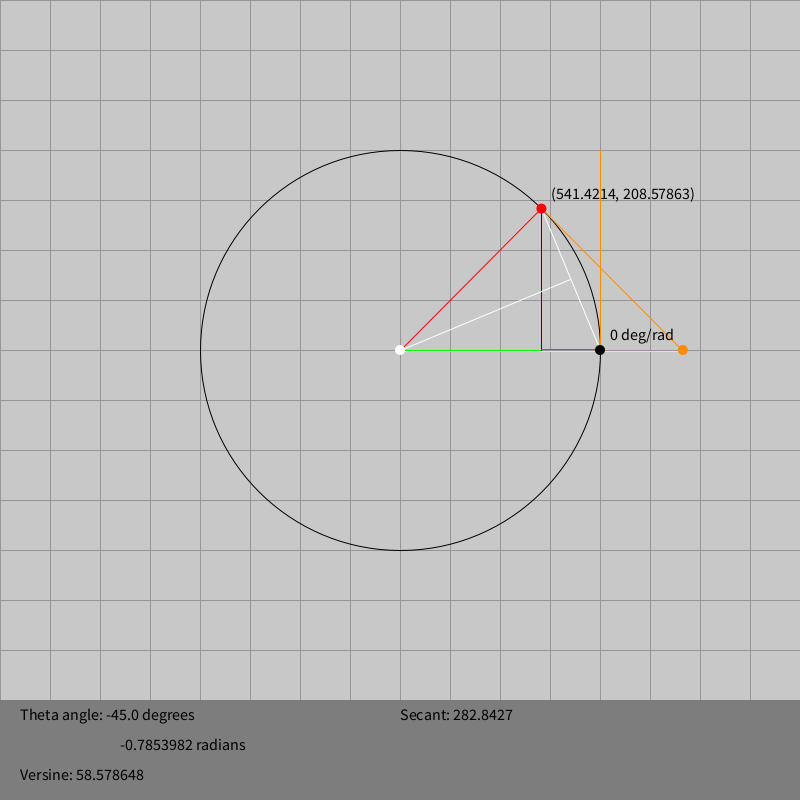
Frame 1 (no input)
Frame 60 (the mouse pressed at the canvas centre just before this capture): identical to frame 1, image omitted
Frame 120 (the mouse held since frame 60 and released just before this capture): identical to frame 1, image omitted

The Processing sketch that drew this single still picture (run headless with seeded random() and noise(); from frame 60 on, the mouse is pressed at the canvas centre):

// Processing sketch: InteractiveTrigonometry
// ── InteractiveTrigonometry.pde
PVector centerPoint;
color centerColor = color(255);
float pointRadius = 5;

float mainRadius;
color mainRadiusColor = color(0);

PVector zeroAngle;
color zeroAngleColor = color(0);

//in degrees, not radians
float mainTheta = -45;
PVector radiusPoint;

color radiusPointColor = color(255, 0, 0);
//main trianlge colors
color adjacentColor = color(0, 255, 0);
color oppositeColor = color(0, 0, 255);
color hypotenuseColor = color(255, 0, 0);
//additional colors
color versineColor = color(255, 0, 255);
color secantColor = color(255, 255, 0);
color tangentColor = color(255,140,0);
color cordColor = color(255);

float infoFieldHeight = 100;
color textColor = color(0);

//interactions
boolean draggable = false;

void setup(){
  size(800, 800);
  
  centerPoint = new PVector(width/2, height/2-infoFieldHeight/2);
  mainRadius = width/4;
  
  zeroAngle = new PVector(centerPoint.x + cos(0)*(mainRadius), centerPoint.y + sin(0)*(mainRadius));
  
  //radiusPoint = new PVector(centerPoint.x + cos(radians(mainTheta))*mainRadius, centerPoint.y+sin(radians(mainTheta))*mainRadius);
  //or
  radiusPoint = PVector.fromAngle(radians(mainTheta));
  radiusPoint.setMag(mainRadius);
  radiusPoint.add(centerPoint);
  
  textSize(16);
}

void draw(){
  background(200);
  drawGrid(width/16, color(150));
  
  //draw the main circle
  noFill();
  stroke(mainRadiusColor);
  circle(centerPoint.x, centerPoint.y, mainRadius*2);
  
  //line(centerPoint.x, centerPoint.y, zeroAngle.x, zeroAngle.y);
  
  
  
  //draw main triangle
  //adjacent:
  stroke(adjacentColor);
  line(centerPoint.x, centerPoint.y, radiusPoint.x, centerPoint.y);
  //opposite:
  stroke(oppositeColor);
  line(radiusPoint.x, centerPoint.y, radiusPoint.x, radiusPoint.y);
  //hypotenuse:
  stroke(hypotenuseColor);
  line(radiusPoint.x, radiusPoint.y, centerPoint.x, centerPoint.y);
  
  
  //tangent
  float tangent1Angle = 180-(90+mainTheta);
  PVector tangent1Vector = PVector.fromAngle(radians(-tangent1Angle));
  tangent1Vector.setMag( tan(radians(mainTheta))*mainRadius );
  tangent1Vector.add(radiusPoint);
  
  PVector tangent2Vector = PVector.fromAngle(HALF_PI);
  tangent2Vector.setMag( tan(radians(mainTheta))*mainRadius );
  tangent2Vector.add(zeroAngle);
  
  stroke(tangentColor);
  line(radiusPoint.x, radiusPoint.y, tangent1Vector.x, tangent1Vector.y);
  line(zeroAngle.x, zeroAngle.y, tangent2Vector.x, tangent2Vector.y);
  
  
  //cord (icoseles triangle base)
  float cordAngle = 180 - (180-mainTheta)/2 - mainTheta;
  PVector cordVector = PVector.fromAngle(radians(-cordAngle));
  cordVector.setMag(2*mainRadius*sin(radians(mainTheta/2)));
  cordVector.add(radiusPoint);
  
  float altAngle = mainTheta/2;
  PVector altVector = PVector.fromAngle(radians(altAngle));
  altVector.setMag(mainRadius*cos(radians(altAngle)));
  altVector.add(centerPoint);
  
  stroke(cordColor);
  line(radiusPoint.x, radiusPoint.y, cordVector.x, cordVector.y);
  line(centerPoint.x, centerPoint.y, altVector.x, altVector.y);
  
  
    
  //draw secondary lines
  stroke(versineColor);
  line(radiusPoint.x, centerPoint.y-1, zeroAngle.x, zeroAngle.y-1);
  stroke(secantColor);
  line(centerPoint.x, centerPoint.y+1, tangent1Vector.x, tangent1Vector.y+1); 
  
  //draw the center point
  noStroke();
  fill(centerColor);
  circle(centerPoint.x, centerPoint.y, pointRadius*2);
  
  //the zero angle point
  fill(zeroAngleColor);
  text("0 deg/rad", zeroAngle.x+10, zeroAngle.y-10);
  circle(zeroAngle.x, zeroAngle.y, pointRadius*2);
  
  //the radius at theta point
  text("("+radiusPoint.x+", "+radiusPoint.y+")",radiusPoint.x+10, radiusPoint.y-10);
  fill(radiusPointColor);
  circle(radiusPoint.x, radiusPoint.y, pointRadius*2);
  
  //the secant point
  fill(tangentColor);
  circle(tangent1Vector.x, tangent1Vector.y, pointRadius*2);
  
  //info field:
  fill(125);
  rect(0, height-infoFieldHeight, width, height);
  
  fill(textColor);
  text("Theta angle: " + mainTheta + " degrees", 20, height-infoFieldHeight+20);
  text(radians(mainTheta) + " radians", 120, height-infoFieldHeight+50);
  
  text("Versine: " + (1-cos(radians(mainTheta)))*mainRadius, 20, height-infoFieldHeight+80 );
  text("Secant: " + 1/cos(radians(mainTheta))*mainRadius, width/2, height-infoFieldHeight+20);
}

// CUSTOM FUNCTIONS
void drawGrid(int cellSize, color gridColor){
  stroke(gridColor);
  for(int x = 0; x < width/cellSize; x++){
    line(x*cellSize, 0, x*cellSize, height);
  }
  
  for(int y = 0; y < height/cellSize; y++){
    line(0, y*cellSize, width, y*cellSize);
  }
}

// INTERACTIONS

void mousePressed(){
  if(dist(mouseX, mouseY, radiusPoint.x, radiusPoint.y ) <= pointRadius*3){
    draggable = true;
  }
}

void mouseDragged(){
  if(draggable){
    PVector mouse = new PVector(mouseX, mouseY);
    //radiusPoint = PVector.sub(mouse, centerPoint);
    radiusPoint = mouse.sub(centerPoint);
    radiusPoint.setMag(mainRadius);
    radiusPoint.add(centerPoint);
    
    float adjLength = dist(centerPoint.x, centerPoint.y, radiusPoint.x, centerPoint.y);
    
    if(mouseX <= centerPoint.x) adjLength = -adjLength;
    mainTheta = degrees(acos(adjLength/mainRadius));
    if(mouseY <= centerPoint.y) mainTheta = -mainTheta;
  }
}

void mouseReleased(){
  draggable = false;
}
